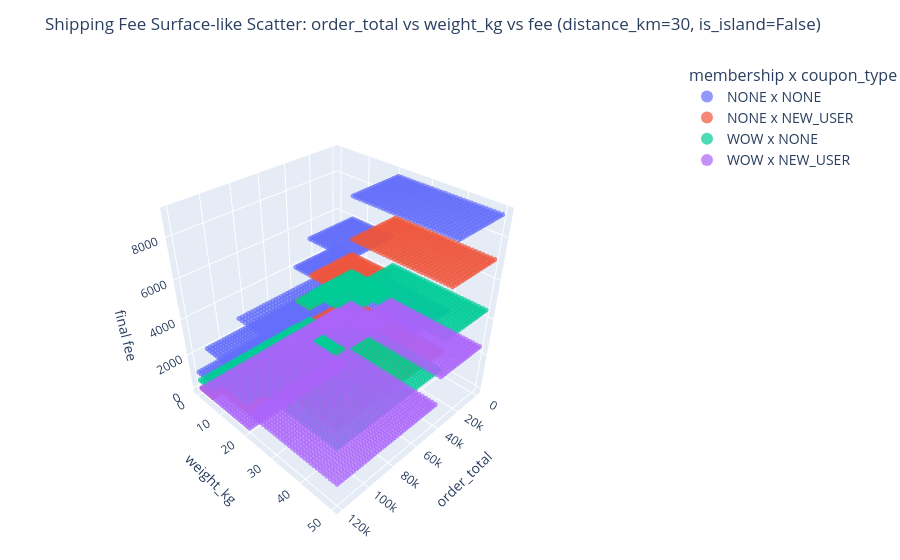

Notebook source saved alongside this figure:
### Markdown cell above
The numeric dimensions are large and threshold-driven (`40000`, `5`, `20`, `10`, `50`), while categorical dimensions create branch toggles. Pure random often misses combinations that activate rare branch outcomes.

### Code cell
# 3D landscape view: (order_total, weight_kg, fee)
# Fixed settings: distance_km is constant, is_island is always False.
# Colors indicate membership x coupon_type combinations.

import importlib.util
import subprocess
import sys

print("[viz] checking plotly dependency...")
if importlib.util.find_spec("plotly") is None:
    print("[viz] plotly not found; installing...")
    subprocess.check_call([sys.executable, "-m", "pip", "install", "plotly", "-q"])

import numpy as np
import pandas as pd
import plotly.express as px

# Fixed dimensions
distance_km_fixed = 30
is_island_fixed = False

# Evenly-spread integer grid for (order_total, weight_kg)
order_totals = np.arange(0, 120001, 2000, dtype=int)   # 0, 2000, ..., 120000
weights = np.arange(0, 51, 1, dtype=int)                # 0, 1, ..., 50

combinations = [
    ("NONE", "NONE"),
    ("NONE", "NEW_USER"),
    ("WOW", "NONE"),
    ("WOW", "NEW_USER"),
]

print(
    f"[viz] start data generation | order_points={len(order_totals)}, "
    f"weight_points={len(weights)}, combos={len(combinations)}"
)

rows = []
for membership, coupon_type in combinations:
    combo_name = f"{membership} x {coupon_type}"
    print(f"[viz] generating combo: {combo_name}")
    for order_total in order_totals:
        for weight_kg in weights:
            fee = calculate_shipping_fee(
                int(order_total),
                float(weight_kg),
                int(distance_km_fixed),
                bool(is_island_fixed),
                membership,
                coupon_type,
            )
            rows.append(
                {
                    "order_total": int(order_total),
                    "weight_kg": float(weight_kg),
                    "fee": int(fee),
                    "combo": combo_name,
                }
            )

print(f"[viz] data generation done | rows={len(rows)}")
print("[viz] building dataframe...")
df = pd.DataFrame(rows)

print("[viz] creating 3D figure...")
fig = px.scatter_3d(
    df,
    x="order_total",
    y="weight_kg",
    z="fee",
    color="combo",
    title=(
        "Shipping Fee Surface-like Scatter: order_total vs weight_kg vs fee "
        f"(distance_km={distance_km_fixed}, is_island={is_island_fixed})"
    ),
    opacity=0.7,
)

fig.update_traces(marker=dict(size=3))
fig.update_layout(
    legend_title_text="membership x coupon_type",
    legend=dict(
        title=dict(font=dict(size=16)),
        font=dict(size=14),
        itemsizing="constant",
    ),
    scene=dict(
        xaxis_title="order_total",
        yaxis_title="weight_kg",
        zaxis_title="final fee",
    ),
    margin=dict(l=0, r=0, t=60, b=0),
)

print("[viz] rendering interactive figure...")
fig.show()
print("[viz] done.")

### Figure 1 — Plotly figure (JSON) as saved in the notebook; plotly's stock layout.template omitted (floating-point values rounded to 4 significant figures; data arrays with more than 128 entries replaced by an {"elided": "..."} marker saying what was removed)
{"data": [{"hovertemplate": "combo=NONE x NONE<br>order_total=%{x}<br>weight_kg=%{y}<br>fee=%{z}<extra></extra>", "legendgroup": "NONE x NONE", "marker": {"color": "#636efa", "opacity": 0.7, "size": 3, "symbol": "circle"}, "mode": "markers", "name": "NONE x NONE", "scene": "scene", "showlegend": true, "type": "scatter3d", "x": {"elided": "3111 int values"}, "y": {"elided": "3111 float values"}, "z": {"elided": "3111 int values"}}, {"hovertemplate": "combo=NONE x NEW_USER<br>order_total=%{x}<br>weight_kg=%{y}<br>fee=%{z}<extra></extra>", "legendgroup": "NONE x NEW_USER", "marker": {"color": "#EF553B", "opacity": 0.7, "size": 3, "symbol": "circle"}, "mode": "markers", "name": "NONE x NEW_USER", "scene": "scene", "showlegend": true, "type": "scatter3d", "x": {"elided": "3111 int values"}, "y": {"elided": "3111 float values"}, "z": {"elided": "3111 int values"}}, {"hovertemplate": "combo=WOW x NONE<br>order_total=%{x}<br>weight_kg=%{y}<br>fee=%{z}<extra></extra>", "legendgroup": "WOW x NONE", "marker": {"color": "#00cc96", "opacity": 0.7, "size": 3, "symbol": "circle"}, "mode": "markers", "name": "WOW x NONE", "scene": "scene", "showlegend": true, "type": "scatter3d", "x": {"elided": "3111 int values"}, "y": {"elided": "3111 float values"}, "z": {"elided": "3111 int values"}}, {"hovertemplate": "combo=WOW x NEW_USER<br>order_total=%{x}<br>weight_kg=%{y}<br>fee=%{z}<extra></extra>", "legendgroup": "WOW x NEW_USER", "marker": {"color": "#ab63fa", "opacity": 0.7, "size": 3, "symbol": "circle"}, "mode": "markers", "name": "WOW x NEW_USER", "scene": "scene", "showlegend": true, "type": "scatter3d", "x": {"elided": "3111 int values"}, "y": {"elided": "3111 float values"}, "z": {"elided": "3111 int values"}}], "layout": {"autosize": true, "legend": {"font": {"size": 14}, "itemsizing": "constant", "title": {"font": {"size": 16}, "text": "membership x coupon_type"}, "tracegroupgap": 0}, "margin": {"b": 0, "l": 0, "r": 0, "t": 60}, "scene": {"aspectmode": "auto", "aspectratio": {"x": 1, "y": 1, "z": 1}, "camera": {"center": {"x": 0, "y": 0, "z": 0}, "eye": {"x": 1.558, "y": 1.558, "z": 1.558}, "projection": {"type": "perspective"}, "up": {"x": 0, "y": 0, "z": 1}}, "domain": {"x": [0, 1], "y": [0, 1]}, "xaxis": {"title": {"text": "order_total"}, "type": "linear"}, "yaxis": {"title": {"text": "weight_kg"}, "type": "linear"}, "zaxis": {"title": {"text": "final fee"}, "type": "linear"}}, "title": {"text": "Shipping Fee Surface-like Scatter: order_total vs weight_kg vs fee (distance_km=30, is_island=False)"}}}
